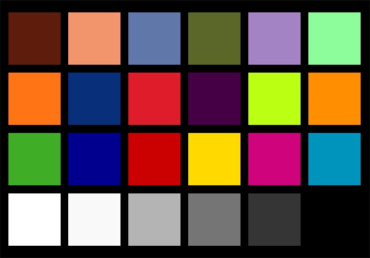
#> input picture ColorChecker.png, 370 x 258 px, found by its file name
$ python COLORMAP.py
#> lines starting #> are read from the running program, lines starting #| are printed output that depends on the picture
import cv2
import math
import numpy as np

demo = cv2.imread(r'C:\Users\MSI\Desktop\python project\ColorChecker.png',1)
#> demo is the input picture: shape (258, 370, 3); mean B, G, R 66.7, 79.7, 98
cv2.imshow("demo",demo)

demo2 = cv2.cvtColor(demo,cv2.COLOR_BGR2GRAY)
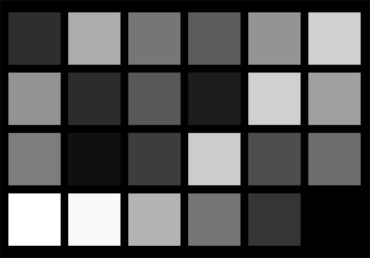
#> demo2: shape (258, 370); min 0, max 255, mean 83.7
cv2.imshow("demo2",demo2)

demo3 = cv2.bitwise_not(demo2)
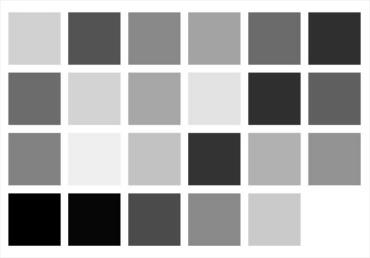
#> demo3: shape (258, 370); min 0, max 255, mean 171.3
cv2.imshow("demo3",demo3)

$ run again, with img1.png copied over ColorChecker.png
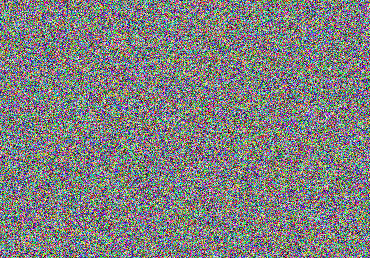
#> input picture img1.png, 370 x 258 px, found by its file name
#> demo is the input picture: shape (258, 370, 3); mean B, G, R 127.4, 127.6, 127.1
#> `demo2 = cv2.cvtColor(demo,cv2.COLOR_BGR2GRAY)`:
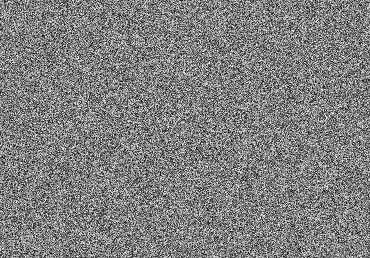
#> demo2: shape (258, 370); min 3, max 254, mean 127.4
#> `demo3 = cv2.bitwise_not(demo2)`:
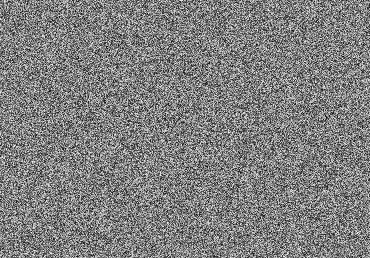
#> demo3: shape (258, 370); min 1, max 252, mean 127.6
